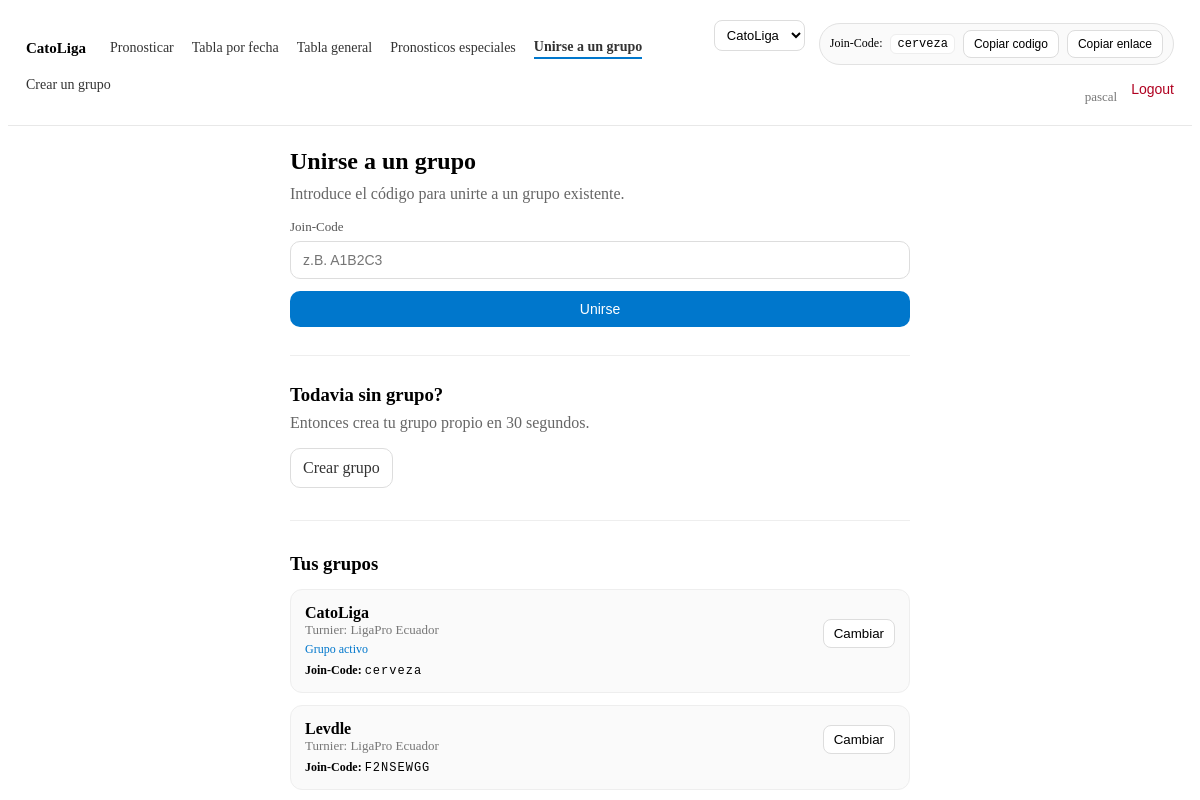
Page /join/ (signed in) on the committed database.
### tipping/models.py (models this page shows, shortened)
class Group(models.Model):
    tournament = models.ForeignKey(Tournament, on_delete=models.CASCADE, related_name="groups")
    name = models.CharField(max_length=120)
    owner = models.ForeignKey(
        settings.AUTH_USER_MODEL,
        on_delete=models.SET_NULL,
        null=True,
        blank=True,
        related_name="owned_groups",
    )
    join_code = models.CharField(
        max_length=12,
        unique=True,
        db_index=True,
        default=generate_join_code,
    )

class GroupMembership(models.Model):
    user = models.ForeignKey(settings.AUTH_USER_MODEL, on_delete=models.CASCADE)
    group = models.ForeignKey("Group", on_delete=models.CASCADE, related_name="memberships")
    is_creator = models.BooleanField(default=False)
    joined_at = models.DateTimeField(auto_now_add=True)
    class Meta:
        constraints = [
            models.UniqueConstraint(fields=["user", "group"], name="unique_user_group_membership")
        ]

class Tournament(models.Model):
    name = models.CharField(max_length=120)
    season_start = models.DateTimeField(
        null=True,
        blank=True,
        help_text="Ab diesem Zeitpunkt sind Bonustipps gesperrt."
    )
    autumn_champion = models.CharField(max_length=120, blank=True)
    champion = models.CharField(max_length=120, blank=True)
    first_coach_sacked = models.CharField(max_length=120, blank=True)
    top_scorer = models.CharField(max_length=120, blank=True)
    relegated_teams = models.TextField(
        blank=True,
        help_text="Kommagetrennte Liste der Absteiger"
    )

### tipping/views.py (the view, shortened to what this page needs)
# urls.py: path("join/", views.join_group, name="join_group"),
@login_required
def join_group(request):
    user_groups = (
        GroupMembership.objects
        .filter(user=request.user)
        .select_related("group__tournament")
        .order_by("group__name")
    )
    return render(request, "tipping/join.html", {
        "user_groups": user_groups,
        "active_group_id": request.session.get("active_group_id"),
    })

### templates/tipping/join.html (shortened to what this page needs)
{% include "tipping/_nav.html" %}
<div style="max-width:620px; margin: 0 auto;">
  <h2 style="margin-bottom:10px;">Unirse a un grupo</h2>
  <p style="color:#666; margin-top:0;">
    Introduce el código para unirte a un grupo existente.
  </p>
  <form method="post" style="margin-top:12px;">
    <label style="display:block; font-size:13px; color:#555; margin-bottom:6px;">
      Join-Code
    </label>
    <input name="code"
           value="{{ code|default:'' }}"
           placeholder="z.B. A1B2C3"
           style="width:100%; padding:10px 12px; border:1px solid #ddd; border-radius:10px; font-size:14px;"
           required>
    <button type="submit"
            style="margin-top:12px; width:100%; padding:10px 12px; border:0; border-radius:10px; background:#0077cc; color:#fff; font-size:14px; cursor:pointer;">
      Unirse
    </button>
  </form>
  <hr style="margin:28px 0; border:0; border-top:1px solid #eee;">
  <h3 style="margin:0 0 8px;">Todavia sin grupo?</h3>
  <p style="color:#666; margin-top:0;">Entonces crea tu grupo propio en 30 segundos.</p>
  <a href="{% url 'create_group' %}"
     style="display:inline-block; padding:10px 12px; border-radius:10px; border:1px solid #ddd; text-decoration:none; color:#333;">
    Crear grupo
  </a>
  {% if user_groups %}
  <hr style="margin:32px 0; border:0; border-top:1px solid #eee;">
  <h3 style="margin-bottom:14px;">Tus grupos</h3>
  {% for membership in user_groups %}
    <div style="padding:14px; border:1px solid #eee; border-radius:12px; margin-bottom:12px; background:#fafafa;">
      <div style="display:flex; justify-content:space-between; align-items:center;">
        <div>
          <strong>{{ membership.group.name }}</strong><br>
          <span style="font-size:13px; color:#777;">
            Turnier: {{ membership.group.tournament.name }}
          </span>
          {% if membership.group.id == active_group_id %}
            <div style="font-size:12px; color:#0077cc; margin-top:4px;">
              Grupo activo
            </div>
          {% endif %}
          {% if membership.is_creator %}
            <div style="font-size:12px; margin-top:6px;">
              <strong>Join-Code:</strong>
              <span style="font-family:monospace; letter-spacing:1px;">
                {{ membership.group.join_code }}
              </span>
            </div>
          {% endif %}
        </div>
        <form method="post" action="{% url 'set_active_group' %}">
          <button type="submit"
                  style="padding:6px 10px; border-radius:8px; border:1px solid #ddd; background:#fff; cursor:pointer;">
            Cambiar
          </button>
        </form>
      </div>
    </div>
  {% endfor %}
  {% endif %}
</div>

### templates/tipping/_nav.html (shortened to what this page needs)
<div class="nav">
  <div class="nav-left">
    <span class="nav-title">
      {% if group %}{{ group.name }}{% else %}Tippspiel{% endif %}
    </span>
    {% if request.user.is_authenticated %}
      {% if group %}
        <a href="{% url 'tippen' %}" class="{% if request.resolver_match.url_name == 'tippen' %}active{% endif %}">
          Pronosticar
        </a>
        <a href="{% url 'spieltag' %}" class="{% if request.resolver_match.url_name == 'spieltag' %}active{% endif %}">
          Tabla por fecha
        </a>
        <a href="{% url 'tabelle' %}" class="{% if request.resolver_match.url_name == 'tabelle' %}active{% endif %}">
          Tabla general
        </a>
        <a href="{% url 'bonus_tips' %}" class="{% if request.resolver_match.url_name == 'bonus_tips' %}active{% endif %}">
          Pronosticos especiales
        </a>
      {% endif %}
      <a href="{% url 'join_group' %}" class="{% if request.resolver_match.url_name == 'join_group' %}active{% endif %}">
        Unirse a un grupo
      </a>
      <a href="{% url 'create_group' %}" class="{% if request.resolver_match.url_name == 'create_group' %}active{% endif %}">
        Crear un grupo
      </a>
    {% endif %}
  </div>
  <div class="nav-right">
    {% if request.user.is_authenticated %}
      {% if my_groups and my_groups|length > 1 %}
        <form method="post" action="{% url 'set_active_group' %}" class="group-switch">
          <select name="group_id" onchange="this.form.submit()">
            {% for g in my_groups %}
              <option value="{{ g.id }}" {% if group and g.id == group.id %}selected{% endif %}>
                {{ g.name }}
              </option>
            {% endfor %}
          </select>
        </form>
      {% endif %}
      {% if membership and membership.is_creator and group %}
        <span class="pill">
          Join-Code: <code>{{ group.join_code }}</code>
          <button class="mini-btn" type="button"
                  onclick="navigator.clipboard.writeText('{{ group.join_code }}')">
            Copiar codigo
          </button>
          <button class="mini-btn" type="button"
                  onclick="navigator.clipboard.writeText(window.location.origin + '{% url 'join_group' %}?code={{ group.join_code }}')">
            Copiar enlace
          </button>
        </span>
      {% endif %}
      <span class="muted-user">{{ request.user.username }}</span>
      <form method="post" action="{% url 'logout' %}">
        <button type="submit" class="logout-btn">Logout</button>
      </form>
    {% endif %}
  </div>
</div>

### templates/tipping/_nav.html (style rules this page uses)
.nav { display: flex; justify-content: space-between; align-items: center; padding: 12px 18px; margin-bottom: 22px; border-bottom: 1px solid #e8e8e8; background: #ffffff; gap: 16px; }
.nav-left { display: flex; align-items: center; gap: 18px; flex-wrap: wrap; }
.nav-title { font-weight: 600; font-size: 15px; margin-right: 6px; white-space: nowrap; }
.nav a { text-decoration: none; color: #333; font-size: 14px; padding-bottom: 2px; }
.nav a.active { font-weight: 600; border-bottom: 2px solid #0077cc; }
.nav-right { display: flex; align-items: center; gap: 14px; flex-wrap: wrap; justify-content: flex-end; }
.logout-btn { background: none; border: none; color: #b00020; cursor: pointer; font-size: 14px; padding: 0; }
.muted-user { font-size: 13px; color: #777; }
.group-switch { display: inline-flex; align-items: center; gap: 8px; }
.group-switch select { font-size: 13px; padding: 6px 8px; border: 1px solid #ddd; border-radius: 8px; background: #fff; }
.mini-btn { font-size: 12px; padding: 6px 10px; border: 1px solid #ddd; border-radius: 8px; background: #fff; cursor: pointer; }
.pill { font-size: 12px; border: 1px solid #e2e2e2; padding: 6px 10px; border-radius: 999px; background: #fafafa; display: inline-flex; align-items: center; gap: 8px; white-space: nowrap; }
.pill code { font-family: ui-monospace, SFMono-Regular, Menlo, Monaco, Consolas, "Liberation Mono", monospace; font-size: 12px; background: #fff; border: 1px solid #eee; padding: 2px 6px; border-radius: 6px; }

### rows in the picture
Group: name "CatoLiga", join_code "cerveza"
GroupMembership: group.name "CatoLiga", group.tournament.name "LigaPro Ecuador", shows "Grupo activo", group.join_code "cerveza"
GroupMembership: group.name "Levdle", group.tournament.name "LigaPro Ecuador", group.join_code "F2NSEWGG"

### other values in the picture
{{ request.user.username }} "pascal"
form field group_id "CatoLiga"
